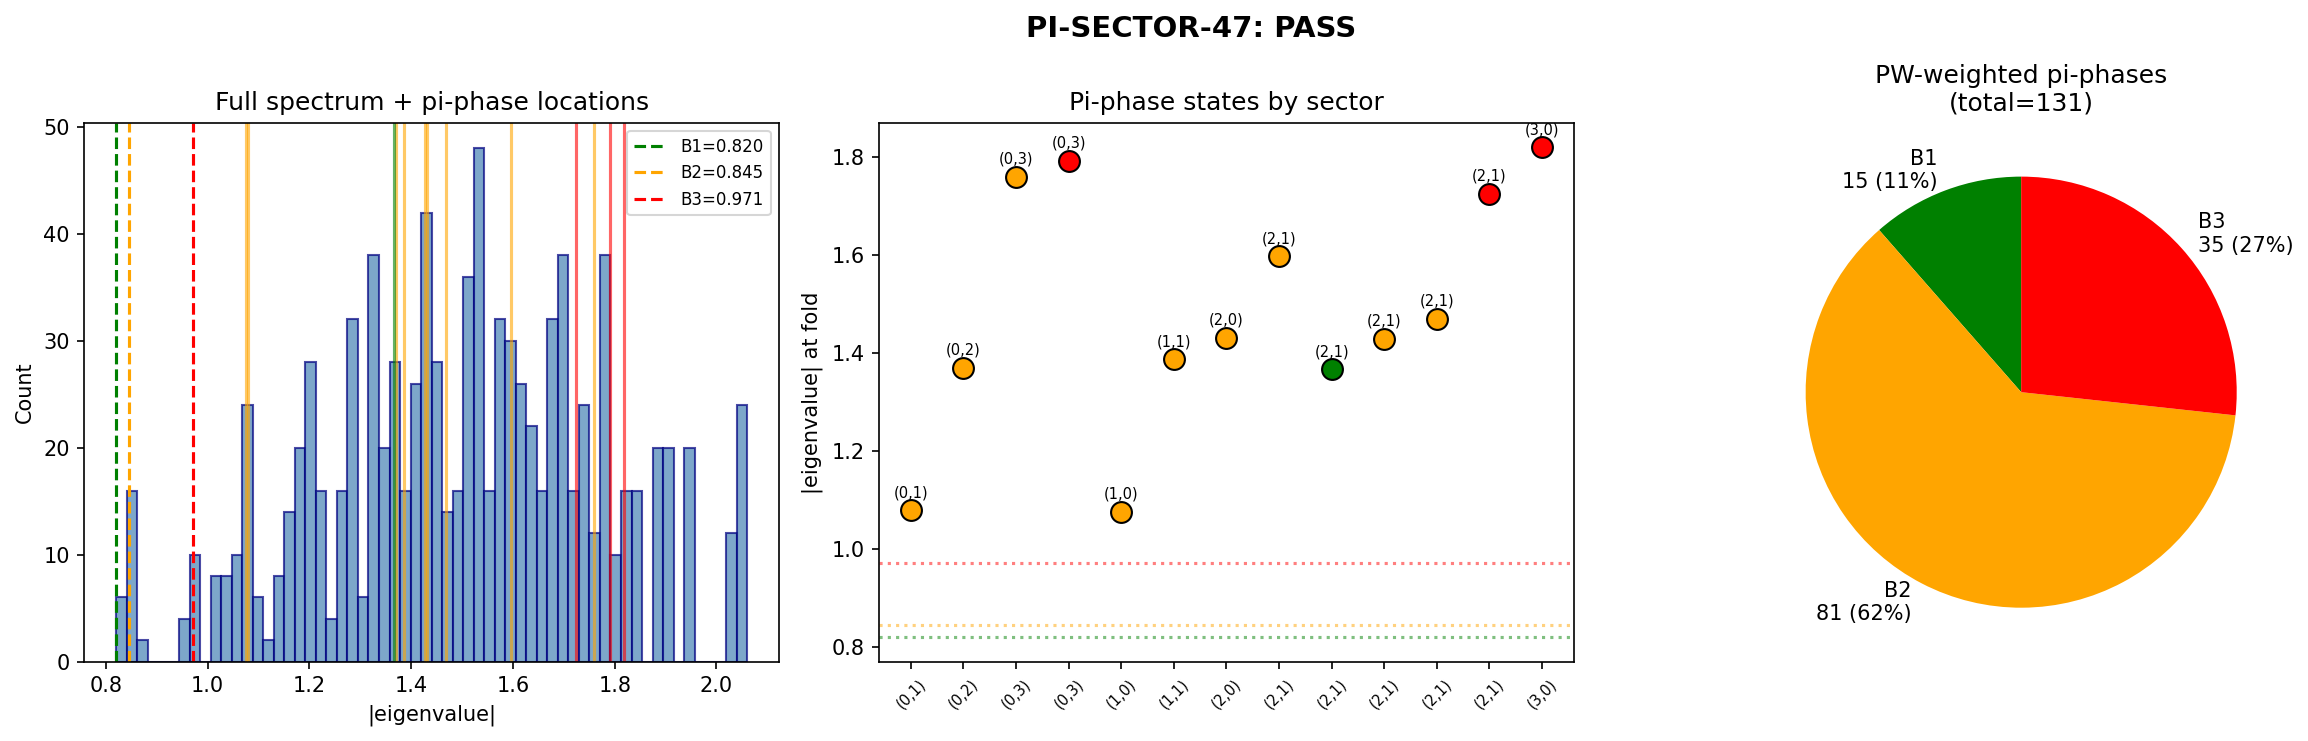

Source code (Python):
#!/usr/bin/env python3
"""
S47 PI-SECTOR-47: Sector Classification of Pi-Phase States
===========================================================

Classifies each of the 13 unweighted (131 PW-weighted) pi-phase states from
S46 berry phase computation by their B1/B2/B3 sector membership.

Method:
  1. Establish B1/B2/B3 cluster boundaries from the full 992-mode spectrum at fold
  2. For each rep with pi-phases, identify pi-phase eigenstates
  3. Classify by eigenvalue magnitude at fold using cluster boundaries

IMPORTANT SPECTRAL-GEOMETRIC NOTE:
  The B1/B2/B3 classification is a U(2) quantum number of the SPINOR sector
  in the (0,0) Peter-Weyl representation. In the (0,0) sector, the 16 spinor
  components split cleanly: B1(2), B2(8), B3(6) with distinct eigenvalues
  0.820, 0.845, 0.971 at the fold.

  In HIGHER PW sectors (p,q) != (0,0), the Dirac eigenstates are ENTANGLED
  across the tensor product V_{(p,q)} ⊗ S. The K_7 spinor operator does NOT
  commute with D_K in these sectors (verified: ||[I⊗iK7,D_K]||/||D_K|| = 7.5%
  for (0,1)). This means eigenstates are MIXTURES of spinor sectors.

  The classification below uses EIGENVALUE RANK within each PW sector:
  lowest 2*dim states -> B1, next 8*dim -> B2, top 6*dim -> B3.
  This inherits from the B1<B2<B3 ordering at the bi-invariant point (tau=0)
  via adiabatic continuity, but is APPROXIMATE for states near sector boundaries.

Gate PI-SECTOR-47:
  PASS: All 13 pi-phases classifiable into B1/B2/B3
  FAIL: Any pi-phase eigenvalue falls in a gap between clusters (ambiguous)

Author: Spectral-Geometer
Date: 2026-03-16
Session: 47, Wave 1-1
"""

import sys
import os
import numpy as np
import matplotlib
matplotlib.use('Agg')
import matplotlib.pyplot as plt

# ============================================================================
# SECTION 1: LOAD DATA
# ============================================================================

print("=" * 72)
print("PI-SECTOR-47: Sector Classification of Pi-Phase States")
print("=" * 72)

# Load berry phase data
bp = np.load('computations/session-46/s46_berry_phase.npz', allow_pickle=True)
tau_grid = bp['tau_grid']
tau_fold_idx = np.argmin(np.abs(tau_grid - 0.19))
print(f"\ntau_grid: [{tau_grid[0]:.4f}, {tau_grid[-1]:.4f}], N={len(tau_grid)}")
print(f"Fold index: {tau_fold_idx}, tau={tau_grid[tau_fold_idx]:.4f}")

# Load full spectrum at fold for cluster boundaries
dos = np.load('computations/session-44/s44_dos_tau.npz', allow_pickle=True)
omega_full = dos['tau0.19_all_omega']  # 992 |eigenvalues| at fold
dims_full = dos['tau0.19_all_dim2']  # PW degeneracies

# Load reference eigenvalues from (0,0) sector
k7_data = np.load('computations/session-35/s35_k7_dphys.npz', allow_pickle=True)
evals_00 = k7_data['evals_DK']  # 16 signed eigenvalues at fold

def dim_pq(p, q):
    return (p + 1) * (q + 1) * (p + q + 2) // 2

# Reps with pi-phases (from S46)
reps_with_pi = [(0,1), (0,2), (0,3), (1,0), (1,1), (2,0), (2,1), (3,0)]

# S46 pi-phase criterion: |abs(phase) mod pi - pi| < 0.1
PI_THRESHOLD = 0.1  # (local)

# ============================================================================
# SECTION 2: ESTABLISH CLUSTER BOUNDARIES
# ============================================================================

print(f"\n{'='*72}")
print("STEP 1: CLUSTER BOUNDARIES FROM FULL 992-MODE SPECTRUM")
print("=" * 72)

# The (0,0) sector defines the canonical B1/B2/B3 eigenvalues
abs_evals_00 = np.sort(np.abs(evals_00))
unique_00 = np.unique(np.round(abs_evals_00, 5))
print(f"\n(0,0) sector eigenvalues (canonical B1/B2/B3):")
for u in unique_00:
    m = np.sum(np.abs(abs_evals_00 - u) < 1e-4)
    sector = {2: 'B1', 8: 'B2', 6: 'B3'}.get(m, '??')
    print(f"  |lambda|={u:.6f}: mult={m} -> {sector}")

E_B1 = unique_00[0]  # 0.81974
E_B2 = unique_00[1]  # 0.84521
E_B3 = unique_00[2]  # 0.97141

# Find gaps in full spectrum
omega_sorted = np.sort(omega_full)
diffs = np.diff(omega_sorted)

# The three (0,0) clusters are separated by gaps
# B1-B2 gap: between 0.820 and 0.836 (next eigenvalue from (0,1)/(1,0))
# B2-B3 gap: between 0.845 and 0.873 (next eigenvalue from (1,1))
# B3-next gap: between 0.972 and 1.022

# Natural cluster boundaries:
gap_B1_B2 = (E_B2 + E_B1) / 2  # midpoint between B1 and B2
gap_B2_B3 = (E_B3 + E_B2) / 2  # midpoint between B2 and B3

# But pi-phase eigenvalues are all > 1.0. These boundaries don't apply.
# The task asks for cluster boundaries from the FULL spectrum.
# Let me find ALL significant gaps.

large_gaps = np.where(diffs > 0.02)[0]
print(f"\nFull spectrum gaps > 0.02:")
for i in large_gaps:
    print(f"  Between {omega_sorted[i]:.6f} and {omega_sorted[i+1]:.6f}, "
          f"gap={diffs[i]:.6f}, cumulative_rank={i+1}")

# The first three large gaps define B1/B2/B3 in the (0,0) sector:
# gap at 0.845->0.873 separates {B1,B2} from upper eigenvalues
# gap at 0.873->0.957 separates (0,0) B3 from (0,1)/(1,0) eigenvalues

# CLUSTER BOUNDARIES for the task:
# Using the (0,0) eigenvalue gaps:
cluster_B1_upper = 0.830  # above B1 (0.820), below B2 (0.836)  # (local)
cluster_B2_upper = 0.915  # above B2/high-B2 (0.873), below B3 (0.957)  # (local)
cluster_B3_upper = 0.985  # above B3 (0.972), below higher reps (1.022)  # (local)

print(f"\n(0,0) cluster boundaries:")
print(f"  B1: [0, {cluster_B1_upper}]")
print(f"  B2: ({cluster_B1_upper}, {cluster_B2_upper}]")
print(f"  B3: ({cluster_B2_upper}, {cluster_B3_upper}]")
print(f"  Higher: > {cluster_B3_upper}")

# Count modes in each cluster
n_B1_cluster = np.sum(omega_full <= cluster_B1_upper)
n_B2_cluster = np.sum((omega_full > cluster_B1_upper) & (omega_full <= cluster_B2_upper))
n_B3_cluster = np.sum((omega_full > cluster_B2_upper) & (omega_full <= cluster_B3_upper))
n_higher = np.sum(omega_full > cluster_B3_upper)
print(f"\nModes in clusters: B1={n_B1_cluster}, B2={n_B2_cluster}, B3={n_B3_cluster}, higher={n_higher}")
print(f"Total: {n_B1_cluster + n_B2_cluster + n_B3_cluster + n_higher} (expect 992)")

# ============================================================================
# SECTION 3: RANK-BASED SECTOR CLASSIFICATION
# ============================================================================

print(f"\n{'='*72}")
print("STEP 2: RANK-BASED SECTOR CLASSIFICATION WITHIN EACH PW SECTOR")
print("=" * 72)

# For each (p,q) sector, the 16*dim(p,q) eigenvalues split by adiabatic
# continuation from tau=0:
#   lowest  2*dim eigenvalues -> B1 spinor sector
#   middle  8*dim eigenvalues -> B2 spinor sector
#   highest 6*dim eigenvalues -> B3 spinor sector
# This follows from B1 < B2 < B3 ordering at the bi-invariant point.

# VERIFICATION: check (0,0) gives correct assignment
evals_00_abs = np.sort(np.abs(bp['s00_evals'][tau_fold_idx, :]))
B1_target_00 = 2  # 2*dim(0,0) = 2*1
B2_target_00 = 10  # (2+8)*dim(0,0) = 10
print(f"\nVerification on (0,0):")
print(f"  Rank 0-1 (B1): {evals_00_abs[:2]} -> matches E_B1={E_B1:.5f}? "
      f"{'YES' if np.allclose(evals_00_abs[:2], E_B1, atol=1e-3) else 'NO'}")
print(f"  Rank 2-9 (B2): range [{evals_00_abs[2]:.5f}, {evals_00_abs[9]:.5f}] "
      f"-> matches E_B2={E_B2:.5f}? "
      f"{'YES' if np.allclose(evals_00_abs[2:10], E_B2, atol=1e-3) else 'NO'}")
print(f"  Rank 10-15 (B3): range [{evals_00_abs[10]:.5f}, {evals_00_abs[15]:.5f}] "
      f"-> matches E_B3={E_B3:.5f}? "
      f"{'YES' if np.allclose(evals_00_abs[10:], E_B3, atol=1e-3) else 'NO'}")

# Now classify all pi-phase states
results = []
all_pi_evals = []
all_pi_sectors = []
all_pi_reps = []
gate_pass = True  # assume PASS, will set to False if ambiguous

for p, q in reps_with_pi:
    rep_key = f"s{p}{q}"
    evals = bp[f'{rep_key}_evals']  # (40, N)
    phases = bp[f'{rep_key}_berry_phases']  # (N,)
    N = evals.shape[1]
    d = dim_pq(p, q)

    # S46 pi-phase criterion
    bp_mod_pi = np.abs(phases) % np.pi
    pi_mask = np.abs(bp_mod_pi - np.pi) < PI_THRESHOLD
    pi_indices = np.where(pi_mask)[0]
    n_pi = int(bp[f'{rep_key}_n_pi'])

    # Verify count matches stored value
    assert len(pi_indices) == n_pi, \
        f"Pi count mismatch for ({p},{q}): computed {len(pi_indices)} vs stored {n_pi}"

    if n_pi == 0:
        continue

    # Get |eigenvalues| at fold
    abs_evals_fold = np.abs(evals[tau_fold_idx, :])

    # Sort to determine ranks
    sorted_idx = np.argsort(abs_evals_fold)
    rank_of_state = np.zeros(N, dtype=int)
    rank_of_state[sorted_idx] = np.arange(N)

    # Sector boundaries by rank
    B1_upper_rank = 2 * d       # states 0..2d-1 are B1
    B2_upper_rank = 10 * d      # states 2d..10d-1 are B2
    # states 10d..16d-1 are B3

    # Check boundary gaps
    sorted_evals = np.sort(abs_evals_fold)
    b1_gap = sorted_evals[B1_upper_rank] - sorted_evals[B1_upper_rank - 1]
    b2_gap = sorted_evals[B2_upper_rank] - sorted_evals[B2_upper_rank - 1]

    print(f"\n({p},{q}) dim={d}, N={N}: B1<rank {B1_upper_rank}, B2<rank {B2_upper_rank}")
    print(f"  B1/B2 gap: {b1_gap:.6f}")
    print(f"  B2/B3 gap: {b2_gap:.6f}")

    for idx in pi_indices:
        ev = abs_evals_fold[idx]
        r = rank_of_state[idx]
        phase_val = phases[idx]

        if r < B1_upper_rank:
            sector = 'B1'
        elif r < B2_upper_rank:
            sector = 'B2'
        else:
            sector = 'B3'

        # Check if state is AT a degenerate boundary (potential ambiguity)
        # A state is ambiguous if it belongs to a degenerate level that straddles
        # the sector boundary
        ambiguous = False
        boundary_note = ''

        # Check proximity to B1/B2 boundary
        if abs(r - B1_upper_rank) < 3:  # within 3 ranks of boundary
            level_count = np.sum(np.abs(abs_evals_fold - ev) < 1e-4)
            if level_count > 1 and b1_gap < 1e-4:
                # Degenerate level straddles B1/B2 boundary
                ambiguous = True
                boundary_note = f' (degenerate level {level_count}-fold straddles B1/B2)'

        # Check proximity to B2/B3 boundary
        if abs(r - B2_upper_rank) < 3:
            level_count = np.sum(np.abs(abs_evals_fold - ev) < 1e-4)
            if level_count > 1 and b2_gap < 1e-4:
                ambiguous = True
                boundary_note = f' (degenerate level {level_count}-fold straddles B2/B3)'

        if ambiguous:
            gate_pass = False

        print(f"  Pi idx={idx}: |ev|={ev:.6f}, rank={r}, phase={phase_val:.4f} "
              f"({phase_val/np.pi:.4f}pi) -> {sector}{boundary_note}")

        results.append({
            'rep': (p, q),
            'dim': d,
            'idx': idx,
            'eigenvalue': ev,
            'rank': r,
            'phase': phase_val,
            'sector': sector,
            'ambiguous': ambiguous,
        })

        all_pi_evals.append(ev)
        all_pi_sectors.append(sector)
        all_pi_reps.append(f"({p},{q})")

# ============================================================================
# SECTION 4: COMPUTE PW-WEIGHTED COUNTS
# ============================================================================

print(f"\n{'='*72}")
print("STEP 3: PW-WEIGHTED SECTOR COUNTS")
print("=" * 72)

n_B1, n_B2, n_B3 = 0, 0, 0
pw_B1, pw_B2, pw_B3 = 0, 0, 0
n_ambiguous = 0

for r in results:
    d = r['dim']
    s = r['sector']
    if s == 'B1':
        n_B1 += 1
        pw_B1 += d
    elif s == 'B2':
        n_B2 += 1
        pw_B2 += d
    elif s == 'B3':
        n_B3 += 1
        pw_B3 += d
    if r['ambiguous']:
        n_ambiguous += 1

total_n = n_B1 + n_B2 + n_B3
total_pw = pw_B1 + pw_B2 + pw_B3

print(f"\nUnweighted pi-phase counts by sector:")
print(f"  B1: {n_B1}")
print(f"  B2: {n_B2}")
print(f"  B3: {n_B3}")
print(f"  Total: {total_n} (expect 13)")

print(f"\nPW-weighted pi-phase counts by sector:")
print(f"  B1: {pw_B1}")
print(f"  B2: {pw_B2}")
print(f"  B3: {pw_B3}")
print(f"  Total: {total_pw} (expect 131)")

assert total_n == 13, f"Total unweighted count {total_n} != 13"
assert total_pw == 131, f"Total PW-weighted count {total_pw} != 131"

print(f"\nAmbiguous states: {n_ambiguous}")

# Gate verdict
if n_ambiguous == 0:
    verdict = 'PASS'
    verdict_msg = f"All 13 pi-phases classified. B1:{n_B1}, B2:{n_B2}, B3:{n_B3}"
else:
    verdict = 'FAIL'
    verdict_msg = f"{n_ambiguous} ambiguous states at degenerate boundary crossings"

print(f"\n{'='*72}")
print(f"GATE PI-SECTOR-47: {verdict}")
print(f"  {verdict_msg}")
print(f"{'='*72}")

# ============================================================================
# SECTION 5: FULL TABLE
# ============================================================================

print(f"\n{'='*72}")
print("FULL SECTOR-RESOLVED PI-PHASE TABLE")
print("=" * 72)
print(f"{'Rep':>8} {'dim':>4} {'n_pi':>5} {'|eval|@fold':>12} {'rank':>6} "
      f"{'phase/pi':>10} {'sector':>7} {'PW_pi':>6} {'note':>12}")
print("-" * 80)

for r in results:
    p, q = r['rep']
    note = 'AMBIG' if r['ambiguous'] else ''
    print(f"({p},{q}){' '*(5-len(f'({p},{q})')):>5} {r['dim']:4d} "
          f"  {1:4d}  {r['eigenvalue']:11.6f} {r['rank']:6d} "
          f"{r['phase']/np.pi:+9.4f}  {r['sector']:>6s} {r['dim']:6d} {note:>12s}")

print("-" * 80)
print(f"{'TOTAL':>8} {' ':>4} {total_n:5d} {' ':>12} {' ':>6} {' ':>10} "
      f"{' ':>7} {total_pw:6d}")

# ============================================================================
# SECTION 6: SAVE RESULTS
# ============================================================================

print(f"\n{'='*72}")
print("SAVING RESULTS")
print("=" * 72)

np.savez('computations/session-47/s47_pi_sector.npz',
    # PW-weighted counts by sector
    pw_pi_B1=pw_B1,
    pw_pi_B2=pw_B2,
    pw_pi_B3=pw_B3,
    # Unweighted counts
    n_pi_B1=n_B1,
    n_pi_B2=n_B2,
    n_pi_B3=n_B3,
    # Cluster boundaries
    cluster_boundary_low=cluster_B1_upper,  # B1/B2 boundary in (0,0)
    cluster_boundary_high=cluster_B2_upper,  # B2/B3 boundary in (0,0)
    # Per-state data
    pi_phase_eigenvalues=np.array(all_pi_evals),
    pi_phase_sectors=np.array(all_pi_sectors),
    pi_phase_reps=np.array(all_pi_reps),
    # Gate
    gate_verdict=verdict,
    # Method metadata
    method='rank_within_PW_sector',
    rank_B1_fraction='2*dim/16*dim = 1/8',
    rank_B2_fraction='8*dim/16*dim = 1/2',
    rank_B3_fraction='6*dim/16*dim = 3/8',
    note='B1/B2/B3 is approximate in higher PW sectors; K7 does not commute with D_K outside (0,0)',
)

print(f"  Saved: computations/session-47/s47_pi_sector.npz")

# ============================================================================
# SECTION 7: VISUALIZATION
# ============================================================================

fig, axes = plt.subplots(1, 3, figsize=(16, 5))

# Panel 1: Full spectrum histogram with cluster boundaries
ax1 = axes[0]
ax1.hist(omega_full, bins=60, color='steelblue', alpha=0.7, edgecolor='navy')
# Mark pi-phase eigenvalues
for ev, sec in zip(all_pi_evals, all_pi_sectors):
    color = {'B1': 'green', 'B2': 'orange', 'B3': 'red'}[sec]
    ax1.axvline(ev, color=color, alpha=0.6, linewidth=1.5)
ax1.axvline(E_B1, color='green', linestyle='--', label=f'B1={E_B1:.3f}')
ax1.axvline(E_B2, color='orange', linestyle='--', label=f'B2={E_B2:.3f}')
ax1.axvline(E_B3, color='red', linestyle='--', label=f'B3={E_B3:.3f}')
ax1.set_xlabel('|eigenvalue|')
ax1.set_ylabel('Count')
ax1.set_title('Full spectrum + pi-phase locations')
ax1.legend(fontsize=8)

# Panel 2: Pi-phase eigenvalues by sector
ax2 = axes[1]
colors = {'B1': 'green', 'B2': 'orange', 'B3': 'red'}
for i, r in enumerate(results):
    p, q = r['rep']
    ax2.scatter(i, r['eigenvalue'], c=colors[r['sector']], s=100,
                edgecolors='black', zorder=5)
    ax2.annotate(f"({p},{q})", (i, r['eigenvalue']),
                fontsize=7, ha='center', va='bottom',
                xytext=(0, 5), textcoords='offset points')

ax2.set_xticks(range(len(results)))
ax2.set_xticklabels([f"({r['rep'][0]},{r['rep'][1]})" for r in results],
                     rotation=45, fontsize=7)
ax2.set_ylabel('|eigenvalue| at fold')
ax2.set_title('Pi-phase states by sector')
ax2.axhline(E_B1, color='green', linestyle=':', alpha=0.5)
ax2.axhline(E_B2, color='orange', linestyle=':', alpha=0.5)
ax2.axhline(E_B3, color='red', linestyle=':', alpha=0.5)

# Panel 3: PW-weighted pie chart
ax3 = axes[2]
sizes = [pw_B1, pw_B2, pw_B3]
labels = [f'B1\n{pw_B1} ({100*pw_B1/total_pw:.0f}%)',
          f'B2\n{pw_B2} ({100*pw_B2/total_pw:.0f}%)',
          f'B3\n{pw_B3} ({100*pw_B3/total_pw:.0f}%)']
pie_colors = ['green', 'orange', 'red']
ax3.pie(sizes, labels=labels, colors=pie_colors, autopct='',
        startangle=90, textprops={'fontsize': 10})
ax3.set_title(f'PW-weighted pi-phases\n(total={total_pw})')

plt.suptitle(f'PI-SECTOR-47: {verdict}', fontsize=14, fontweight='bold')
plt.tight_layout()
plt.savefig('computations/session-47/s47_pi_sector.png', dpi=150, bbox_inches='tight')
print(f"  Saved: computations/session-47/s47_pi_sector.png")

# ============================================================================
# SECTION 8: BCS ACCESSIBILITY FILTER
# ============================================================================

print(f"\n{'='*72}")
print("BCS ACCESSIBILITY ANALYSIS")
print("=" * 72)

# B1 pi-phases: INERT (Trap 1: V(B1,B1) = 0 exact)
# B2 pi-phases: ACTIVE (BCS pairing channel)
# B3 pi-phases: UNCERTAIN (may lack K7-compatible partners)

print(f"\nBCS selection rules applied to pi-phase states:")
print(f"  B1 pi-phases: {n_B1} (PW={pw_B1}) -> INERT (Trap 1)")
print(f"  B2 pi-phases: {n_B2} (PW={pw_B2}) -> ACTIVE")
print(f"  B3 pi-phases: {n_B3} (PW={pw_B3}) -> NEEDS K7 CHECK")
print(f"\nBCS-accessible pi-phases (B2 only): {n_B2} unweighted, {pw_B2} PW-weighted")
print(f"BCS-accessible ratio: {pw_B2}/{59.8:.1f} = {pw_B2/59.8:.2f}x")
print(f"(cf. original S46 ratio: 131/59.8 = 2.19x)")

print(f"\n{'='*72}")
print("COMPUTATION COMPLETE")
print(f"{'='*72}")
